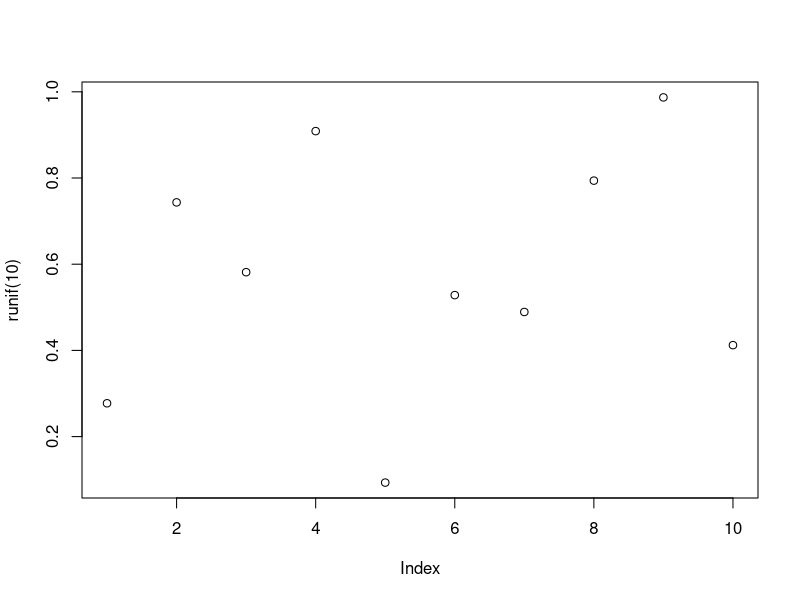

Reproduce this figure in R.
#' "Special" roxygen comment that will render as markdown
#Demo of R Scripts
#January 26, 2017
#Emily Mikucki

#New plot to show up in viewer 
plot(runif(10))

#Show some data in the console 
z <- rnorm(n=3, mean=10, sd=2)
print(z)
